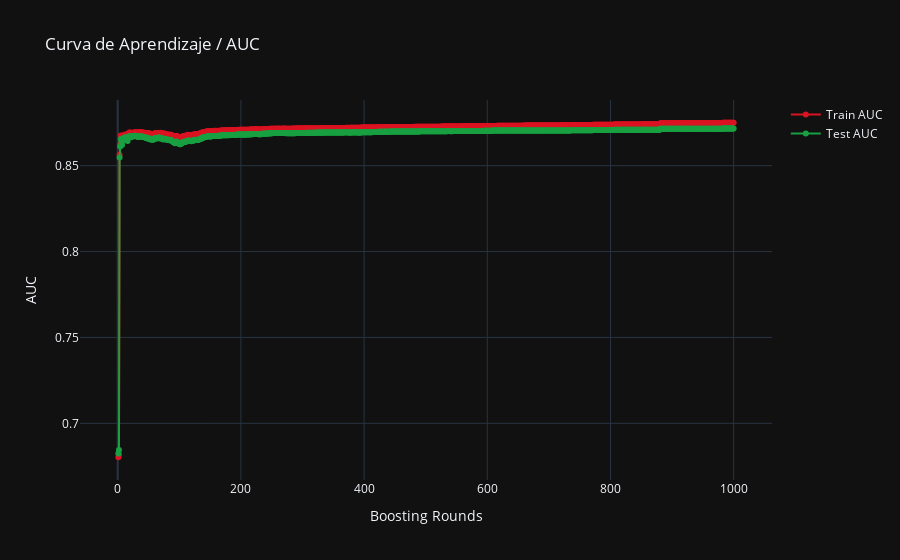
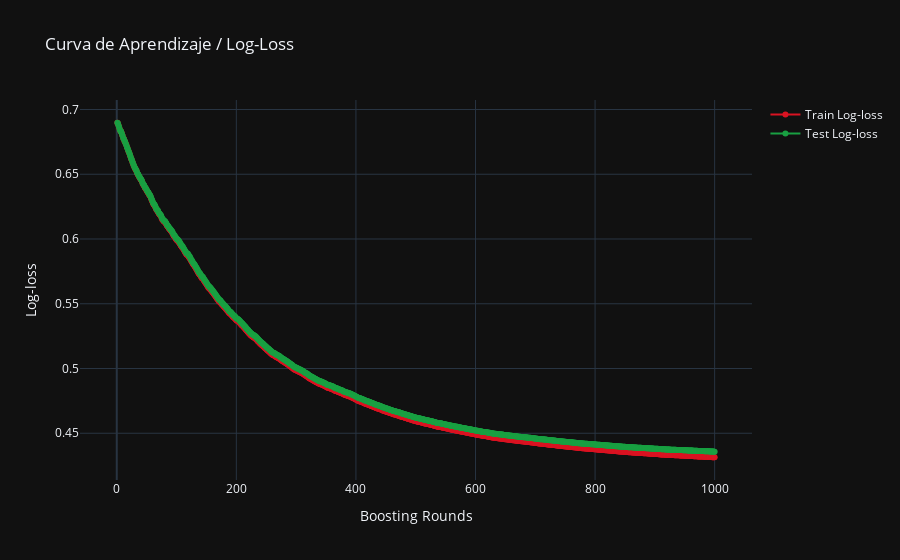

These figures' notebook cell, in order:
### Code cell
# ---------------------------
# Curvas de aprendizaje con Plotly
# ---------------------------
train_auc_curve = evals_result['train']['auc']
test_auc_curve = evals_result['test']['auc']
train_logloss_curve = evals_result['train']['logloss']
test_logloss_curve = evals_result['test']['logloss']

# Número de boosting rounds (asumiendo que todas las listas tienen la misma longitud)
rounds = list(range(1, len(train_auc_curve) + 1))

# --- Gráfico para AUC ---
fig_auc = go.Figure()
fig_auc.add_trace(go.Scatter(
    x=rounds,
    y=train_auc_curve,
    mode='lines+markers',
    name='Train AUC',
    line=dict(color='#da1322')
))
fig_auc.add_trace(go.Scatter(
    x=rounds,
    y=test_auc_curve,
    mode='lines+markers',
    name='Test AUC',
    line=dict(color='#19a042')
))
fig_auc.update_layout(
    title='Curva de Aprendizaje / AUC',
    xaxis_title='Boosting Rounds',
    yaxis_title='AUC',
    template='plotly_dark'
)
fig_auc.show()

# --- Gráfico para Log-loss ---
fig_logloss = go.Figure()
fig_logloss.add_trace(go.Scatter(
    x=rounds,
    y=train_logloss_curve,
    mode='lines+markers',
    name='Train Log-loss',
    line=dict(color='#da1322')
))
fig_logloss.add_trace(go.Scatter(
    x=rounds,
    y=test_logloss_curve,
    mode='lines+markers',
    name='Test Log-loss',
    line=dict(color='#19a042')
))
fig_logloss.update_layout(
    title='Curva de Aprendizaje / Log-Loss',
    xaxis_title='Boosting Rounds',
    yaxis_title='Log-loss',
    template='plotly_dark'
)
fig_logloss.show()

### Figure 1 — Plotly figure (JSON) as saved in the notebook; plotly's stock layout.template omitted (floating-point values rounded to 4 significant figures; data arrays with more than 128 entries replaced by an {"elided": "..."} marker saying what was removed)
{"data": [{"line": {"color": "#da1322"}, "mode": "lines+markers", "name": "Train AUC", "type": "scatter", "x": {"elided": "1000 int values"}, "y": {"elided": "1000 float values"}}, {"line": {"color": "#19a042"}, "mode": "lines+markers", "name": "Test AUC", "type": "scatter", "x": {"elided": "1000 int values"}, "y": {"elided": "1000 float values"}}], "layout": {"title": {"text": "Curva de Aprendizaje / AUC"}, "xaxis": {"title": {"text": "Boosting Rounds"}}, "yaxis": {"title": {"text": "AUC"}}}}

### Figure 2 — Plotly figure (JSON) as saved in the notebook; plotly's stock layout.template omitted (floating-point values rounded to 4 significant figures; data arrays with more than 128 entries replaced by an {"elided": "..."} marker saying what was removed)
{"data": [{"line": {"color": "#da1322"}, "mode": "lines+markers", "name": "Train Log-loss", "type": "scatter", "x": {"elided": "1000 int values"}, "y": {"elided": "1000 float values"}}, {"line": {"color": "#19a042"}, "mode": "lines+markers", "name": "Test Log-loss", "type": "scatter", "x": {"elided": "1000 int values"}, "y": {"elided": "1000 float values"}}], "layout": {"title": {"text": "Curva de Aprendizaje / Log-Loss"}, "xaxis": {"title": {"text": "Boosting Rounds"}}, "yaxis": {"title": {"text": "Log-loss"}}}}
